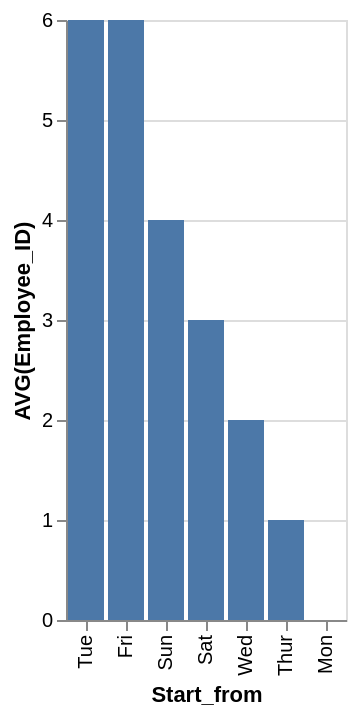

Write a Vega-Lite specification for this figure.
### Vega-Lite specification from a JSON file in a GitHub repository (floating-point values rounded to 4 significant figures)
{"data": {"values": [{"x_data": "Tue", "y_data": 6}, {"x_data": "Fri", "y_data": 6}, {"x_data": "Sun", "y_data": 4}, {"x_data": "Sat", "y_data": 3}, {"x_data": "Wed", "y_data": 2}, {"x_data": "Thur", "y_data": 1}, {"x_data": "Mon", "y_data": 0}]}, "mark": "bar", "encoding": {"x": {"field": "x_data", "type": "nominal", "title": "Start_from", "sort": {"op": "sum", "field": "y_data", "order": "descending"}}, "y": {"field": "y_data", "type": "quantitative", "title": "AVG(Employee_ID)"}}}
